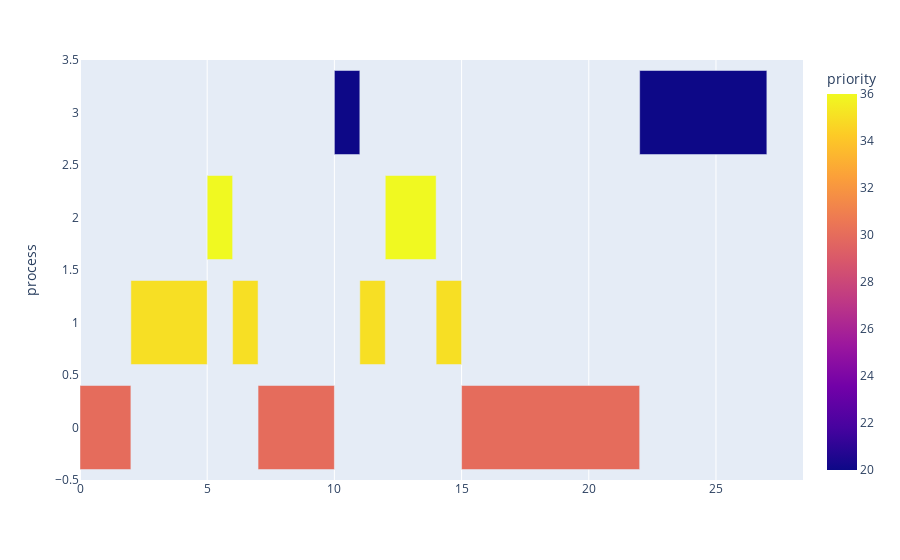

Notebook source saved alongside this figure:
### Markdown cell above
Finally test the preemptive priority scheduler

### Code cell
# run kernel with PP scheduling algorithm
op.kernel(s.PP_scheduler, 6)

# read CPU data from kernel run
df = pd.read_csv('results.csv')
df.head()

# use Prof. Al Madi's code to plot
fig = px.timeline(df, x_start='start', x_end='finish', y='process', color='priority')
df['delta'] = df['finish'] - df['start']
fig.layout.xaxis.type = 'linear'
fig.data[0].x = df.delta.tolist()
fig.show()

### Figure 1 — Plotly figure (JSON) as saved in the notebook; plotly's stock layout.template omitted (floating-point values rounded to 4 significant figures)
{"data": [{"alignmentgroup": "True", "base": [0, 2, 5, 6, 7, 10, 11, 12, 14, 15, 22], "hovertemplate": "start=%{base}<br>finish=%{x}<br>process=%{y}<br>priority=%{marker.color}<extra></extra>", "legendgroup": "", "marker": {"color": [30, 35, 36, 35, 30, 20, 35, 36, 35, 30, 20], "coloraxis": "coloraxis"}, "name": "", "offsetgroup": "", "orientation": "h", "showlegend": false, "textposition": "auto", "type": "bar", "x": [2, 3, 1, 1, 3, 1, 1, 2, 1, 7, 5], "xaxis": "x", "y": [0, 1, 2, 1, 0, 3, 1, 2, 1, 0, 3], "yaxis": "y"}], "layout": {"barmode": "overlay", "coloraxis": {"colorbar": {"title": {"text": "priority"}}, "colorscale": [[0, "#0d0887"], [0.1111, "#46039f"], [0.2222, "#7201a8"], [0.3333, "#9c179e"], [0.4444, "#bd3786"], [0.5556, "#d8576b"], [0.6667, "#ed7953"], [0.7778, "#fb9f3a"], [0.8889, "#fdca26"], [1, "#f0f921"]]}, "legend": {"tracegroupgap": 0}, "margin": {"t": 60}, "xaxis": {"anchor": "y", "domain": [0, 1], "type": "linear"}, "yaxis": {"anchor": "x", "domain": [0, 1], "title": {"text": "process"}}}}
